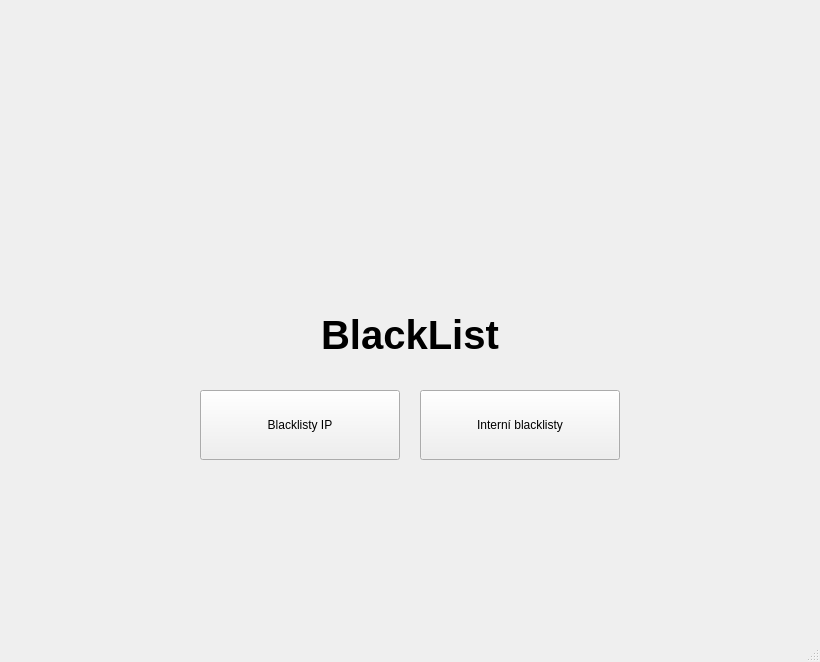
<?xml version="1.0" encoding="UTF-8"?>
<ui version="4.0">
 <class>MainWindow</class>
 <widget class="QMainWindow" name="MainWindow">
  <property name="geometry">
   <rect>
    <x>0</x>
    <y>0</y>
    <width>820</width>
    <height>662</height>
   </rect>
  </property>
  <property name="windowTitle">
   <string>IP testovač</string>
  </property>
  <widget class="QWidget" name="centralwidget">
   <layout class="QGridLayout" name="gridLayout">
    <item row="0" column="0">
     <layout class="QVBoxLayout" name="verticalLayout">
      <item alignment="Qt::AlignHCenter|Qt::AlignVCenter">
       <widget class="QStackedWidget" name="stackedWidget">
        <property name="enabled">
         <bool>true</bool>
        </property>
        <property name="minimumSize">
         <size>
          <width>800</width>
          <height>600</height>
         </size>
        </property>
        <property name="currentIndex">
         <number>0</number>
        </property>
        <widget class="QWidget" name="stackedWidgetPage1">
         <widget class="QLabel" name="label_2">
          <property name="geometry">
           <rect>
            <x>365</x>
            <y>80</y>
            <width>70</width>
            <height>181</height>
           </rect>
          </property>
          <property name="text">
           <string/>
          </property>
          <property name="pixmap">
           <pixmap>icon.png</pixmap>
          </property>
         </widget>
         <widget class="QPushButton" name="internbutton">
          <property name="geometry">
           <rect>
            <x>410</x>
            <y>370</y>
            <width>200</width>
            <height>70</height>
           </rect>
          </property>
          <property name="text">
           <string>Interní blacklisty</string>
          </property>
         </widget>
         <widget class="QPushButton" name="blackbutton">
          <property name="geometry">
           <rect>
            <x>190</x>
            <y>370</y>
            <width>200</width>
            <height>70</height>
           </rect>
          </property>
          <property name="text">
           <string>Blacklisty IP</string>
          </property>
         </widget>
         <widget class="QLabel" name="label">
          <property name="geometry">
           <rect>
            <x>200</x>
            <y>290</y>
            <width>400</width>
            <height>50</height>
           </rect>
          </property>
          <property name="styleSheet">
           <string notr="true">QLabel {
font-size: 40px;
font-weight: 800;
}</string>
          </property>
          <property name="text">
           <string>BlackList</string>
          </property>
          <property name="alignment">
           <set>Qt::AlignCenter</set>
          </property>
         </widget>
        </widget>
        <widget class="QWidget" name="page">
         <widget class="QLabel" name="label_3">
          <property name="geometry">
           <rect>
            <x>150</x>
            <y>110</y>
            <width>500</width>
            <height>50</height>
           </rect>
          </property>
          <property name="styleSheet">
           <string notr="true">QLabel {
font-size: 40px;
font-weight: 800;
}</string>
          </property>
          <property name="text">
           <string>Hledání v blacklistech</string>
          </property>
          <property name="alignment">
           <set>Qt::AlignCenter</set>
          </property>
         </widget>
         <widget class="QLineEdit" name="input">
          <property name="geometry">
           <rect>
            <x>250</x>
            <y>190</y>
            <width>300</width>
            <height>40</height>
           </rect>
          </property>
          <property name="layoutDirection">
           <enum>Qt::RightToLeft</enum>
          </property>
          <property name="styleSheet">
           <string notr="true">QLineEdit {
background-color: #f8f9fa;
}</string>
          </property>
          <property name="placeholderText">
           <string>Zadejte IP adresu/rozsah</string>
          </property>
         </widget>
         <widget class="QPushButton" name="blackfinder">
          <property name="geometry">
           <rect>
            <x>350</x>
            <y>250</y>
            <width>100</width>
            <height>30</height>
           </rect>
          </property>
          <property name="text">
           <string>Hledat</string>
          </property>
         </widget>
         <widget class="QTextEdit" name="displayField">
          <property name="geometry">
           <rect>
            <x>200</x>
            <y>320</y>
            <width>400</width>
            <height>151</height>
           </rect>
          </property>
          <property name="styleSheet">
           <string notr="true">QTextEdit {
background-color: #f8f9fa;
}</string>
          </property>
          <property name="readOnly">
           <bool>true</bool>
          </property>
         </widget>
        </widget>
        <widget class="QWidget" name="page_2">
         <widget class="QLabel" name="label_4">
          <property name="geometry">
           <rect>
            <x>150</x>
            <y>30</y>
            <width>500</width>
            <height>50</height>
           </rect>
          </property>
          <property name="styleSheet">
           <string notr="true">QLabel {
font-size: 40px;
font-weight: 800;
}</string>
          </property>
          <property name="text">
           <string>Interní blacklisty</string>
          </property>
          <property name="alignment">
           <set>Qt::AlignCenter</set>
          </property>
         </widget>
         <widget class="QLineEdit" name="input_2">
          <property name="geometry">
           <rect>
            <x>250</x>
            <y>100</y>
            <width>300</width>
            <height>40</height>
           </rect>
          </property>
          <property name="layoutDirection">
           <enum>Qt::RightToLeft</enum>
          </property>
          <property name="styleSheet">
           <string notr="true">QLineEdit {
background-color: #f8f9fa;
}</string>
          </property>
          <property name="placeholderText">
           <string>Zadejte IP adresu/rozsah</string>
          </property>
         </widget>
         <widget class="QPushButton" name="internfinder">
          <property name="geometry">
           <rect>
            <x>350</x>
            <y>160</y>
            <width>100</width>
            <height>30</height>
           </rect>
          </property>
          <property name="text">
           <string>Hledat</string>
          </property>
         </widget>
         <widget class="QTextEdit" name="display10">
          <property name="geometry">
           <rect>
            <x>210</x>
            <y>360</y>
            <width>180</width>
            <height>70</height>
           </rect>
          </property>
          <property name="styleSheet">
           <string notr="true">QTextEdit {
background-color: #f8f9fa;
}</string>
          </property>
          <property name="readOnly">
           <bool>true</bool>
          </property>
         </widget>
         <widget class="QTextEdit" name="display11">
          <property name="geometry">
           <rect>
            <x>410</x>
            <y>360</y>
            <width>180</width>
            <height>70</height>
           </rect>
          </property>
          <property name="styleSheet">
           <string notr="true">QTextEdit {
background-color: #f8f9fa;
}</string>
          </property>
          <property name="readOnly">
           <bool>true</bool>
          </property>
         </widget>
         <widget class="QTextEdit" name="display16">
          <property name="geometry">
           <rect>
            <x>610</x>
            <y>440</y>
            <width>180</width>
            <height>70</height>
           </rect>
          </property>
          <property name="styleSheet">
           <string notr="true">QTextEdit {
background-color: #f8f9fa;
}</string>
          </property>
          <property name="readOnly">
           <bool>true</bool>
          </property>
         </widget>
         <widget class="QTextEdit" name="display8">
          <property name="geometry">
           <rect>
            <x>610</x>
            <y>280</y>
            <width>180</width>
            <height>70</height>
           </rect>
          </property>
          <property name="styleSheet">
           <string notr="true">QTextEdit {
background-color: #f8f9fa;
}</string>
          </property>
          <property name="readOnly">
           <bool>true</bool>
          </property>
         </widget>
         <widget class="QTextEdit" name="display6">
          <property name="geometry">
           <rect>
            <x>210</x>
            <y>280</y>
            <width>180</width>
            <height>70</height>
           </rect>
          </property>
          <property name="styleSheet">
           <string notr="true">QTextEdit {
background-color: #f8f9fa;
}</string>
          </property>
          <property name="readOnly">
           <bool>true</bool>
          </property>
         </widget>
         <widget class="QTextEdit" name="display14">
          <property name="geometry">
           <rect>
            <x>210</x>
            <y>440</y>
            <width>180</width>
            <height>70</height>
           </rect>
          </property>
          <property name="styleSheet">
           <string notr="true">QTextEdit {
background-color: #f8f9fa;
}</string>
          </property>
          <property name="readOnly">
           <bool>true</bool>
          </property>
         </widget>
         <widget class="QTextEdit" name="display7">
          <property name="geometry">
           <rect>
            <x>410</x>
            <y>280</y>
            <width>180</width>
            <height>70</height>
           </rect>
          </property>
          <property name="styleSheet">
           <string notr="true">QTextEdit {
background-color: #f8f9fa;
}</string>
          </property>
          <property name="readOnly">
           <bool>true</bool>
          </property>
         </widget>
         <widget class="QTextEdit" name="display17">
          <property name="geometry">
           <rect>
            <x>10</x>
            <y>520</y>
            <width>180</width>
            <height>70</height>
           </rect>
          </property>
          <property name="styleSheet">
           <string notr="true">QTextEdit {
background-color: #f8f9fa;
}</string>
          </property>
          <property name="readOnly">
           <bool>true</bool>
          </property>
         </widget>
         <widget class="QTextEdit" name="display5">
          <property name="geometry">
           <rect>
            <x>10</x>
            <y>280</y>
            <width>180</width>
            <height>70</height>
           </rect>
          </property>
          <property name="styleSheet">
           <string notr="true">QTextEdit {
background-color: #f8f9fa;
}</string>
          </property>
          <property name="readOnly">
           <bool>true</bool>
          </property>
         </widget>
         <widget class="QTextEdit" name="display3">
          <property name="geometry">
           <rect>
            <x>410</x>
            <y>200</y>
            <width>180</width>
            <height>70</height>
           </rect>
          </property>
          <property name="styleSheet">
           <string notr="true">QTextEdit {
background-color: #f8f9fa;
}</string>
          </property>
          <property name="readOnly">
           <bool>true</bool>
          </property>
         </widget>
         <widget class="QTextEdit" name="display4">
          <property name="geometry">
           <rect>
            <x>610</x>
            <y>200</y>
            <width>180</width>
            <height>70</height>
           </rect>
          </property>
          <property name="styleSheet">
           <string notr="true">QTextEdit {
background-color: #f8f9fa;
}</string>
          </property>
          <property name="readOnly">
           <bool>true</bool>
          </property>
         </widget>
         <widget class="QTextEdit" name="display13">
          <property name="geometry">
           <rect>
            <x>10</x>
            <y>440</y>
            <width>180</width>
            <height>70</height>
           </rect>
          </property>
          <property name="styleSheet">
           <string notr="true">QTextEdit {
background-color: #f8f9fa;
}</string>
          </property>
          <property name="readOnly">
           <bool>true</bool>
          </property>
         </widget>
         <widget class="QTextEdit" name="display15">
          <property name="geometry">
           <rect>
            <x>410</x>
            <y>440</y>
            <width>180</width>
            <height>70</height>
           </rect>
          </property>
          <property name="styleSheet">
           <string notr="true">QTextEdit {
background-color: #f8f9fa;
}</string>
          </property>
          <property name="readOnly">
           <bool>true</bool>
          </property>
         </widget>
         <widget class="QTextEdit" name="display1">
          <property name="geometry">
           <rect>
            <x>10</x>
            <y>200</y>
            <width>180</width>
            <height>70</height>
           </rect>
          </property>
          <property name="styleSheet">
           <string notr="true">QTextEdit {
background-color: #f8f9fa;
}</string>
          </property>
          <property name="readOnly">
           <bool>true</bool>
          </property>
         </widget>
         <widget class="QTextEdit" name="display12">
          <property name="geometry">
           <rect>
            <x>610</x>
            <y>360</y>
            <width>180</width>
            <height>70</height>
           </rect>
          </property>
          <property name="styleSheet">
           <string notr="true">QTextEdit {
background-color: #f8f9fa;
}</string>
          </property>
          <property name="readOnly">
           <bool>true</bool>
          </property>
         </widget>
         <widget class="QTextEdit" name="display2">
          <property name="geometry">
           <rect>
            <x>210</x>
            <y>200</y>
            <width>180</width>
            <height>70</height>
           </rect>
          </property>
          <property name="styleSheet">
           <string notr="true">QTextEdit {
background-color: #f8f9fa;
}</string>
          </property>
          <property name="readOnly">
           <bool>true</bool>
          </property>
         </widget>
         <widget class="QTextEdit" name="display9">
          <property name="geometry">
           <rect>
            <x>10</x>
            <y>360</y>
            <width>180</width>
            <height>70</height>
           </rect>
          </property>
          <property name="styleSheet">
           <string notr="true">QTextEdit {
background-color: #f8f9fa;
}</string>
          </property>
          <property name="readOnly">
           <bool>true</bool>
          </property>
         </widget>
         <widget class="QTextEdit" name="displayStatus">
          <property name="geometry">
           <rect>
            <x>410</x>
            <y>540</y>
            <width>381</width>
            <height>41</height>
           </rect>
          </property>
          <property name="styleSheet">
           <string notr="true">QTextEdit {
background-color: #f8f9fa;
}</string>
          </property>
          <property name="readOnly">
           <bool>true</bool>
          </property>
         </widget>
        </widget>
       </widget>
      </item>
     </layout>
    </item>
   </layout>
  </widget>
  <widget class="QMenuBar" name="menubar">
   <property name="geometry">
    <rect>
     <x>0</x>
     <y>0</y>
     <width>820</width>
     <height>20</height>
    </rect>
   </property>
  </widget>
  <widget class="QStatusBar" name="statusbar"/>
 </widget>
 <resources/>
 <connections/>
</ui>
